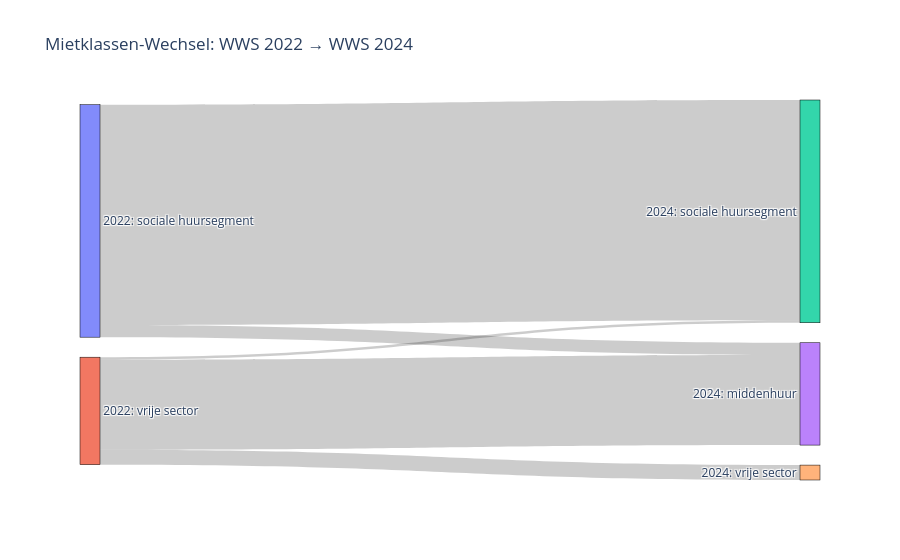

The notebook cell saved with this chart:
### Code cell
# =================================
# Sankey-Diagramm
# =================================


import plotly.graph_objects as go

# Knoten definieren
labels = [
    "2022: sociale huursegment",
    "2022: vrije sector",
    "2024: sociale huursegment",
    "2024: middenhuur",
    "2024: vrije sector"
]

node_map = {
    "2022_sociale": 0,
    "2022_vrije": 1,
    "2024_sociale": 2,
    "2024_midden": 3,
    "2024_vrije": 4
}

# Übergänge zählen
flows = {
    ("2022_sociale", "2024_sociale"): 0,
    ("2022_sociale", "2024_midden"): 0,
    ("2022_sociale", "2024_vrije"): 0,
    ("2022_vrije", "2024_sociale"): 0,
    ("2022_vrije", "2024_midden"): 0,
    ("2022_vrije", "2024_vrije"): 0
}

for _, row in df_result.iterrows():
    src = "2022_sociale" if row["Huurklasse_2022"] == "sociale huursegment" else "2022_vrije"
    
    if row["Huurklasse_2024"] == "sociale huursegment":
        tgt = "2024_sociale"
    elif row["Huurklasse_2024"] == "middenhuur":
        tgt = "2024_midden"
    else:
        tgt = "2024_vrije"
    
    flows[(src, tgt)] += 1

# Listen für Plotly
source = []
target = []
value = []

for (src, tgt), v in flows.items():
    source.append(node_map[src])
    target.append(node_map[tgt])
    value.append(v)

# Sankey erzeugen
fig = go.Figure(data=[go.Sankey(
    node=dict(
        pad=20,
        thickness=20,
        line=dict(color="black", width=0.5),
        label=labels
    ),
    link=dict(
        source=source,
        target=target,
        value=value
    )
)])

fig.update_layout(title_text="Mietklassen-Wechsel: WWS 2022 → WWS 2024", font_size=12)
fig.show()

### Figure 1 — Plotly figure (JSON) as saved in the notebook; plotly's stock layout.template omitted (floating-point values rounded to 4 significant figures)
{"data": [{"link": {"source": [0, 0, 0, 1, 1, 1], "target": [2, 3, 4, 2, 3, 4], "value": [975, 54, 0, 11, 399, 66]}, "node": {"label": ["2022: sociale huursegment", "2022: vrije sector", "2024: sociale huursegment", "2024: middenhuur", "2024: vrije sector"], "line": {"color": "black", "width": 0.5}, "pad": 20, "thickness": 20}, "type": "sankey"}], "layout": {"font": {"size": 12}, "title": {"text": "Mietklassen-Wechsel: WWS 2022 → WWS 2024"}}}
